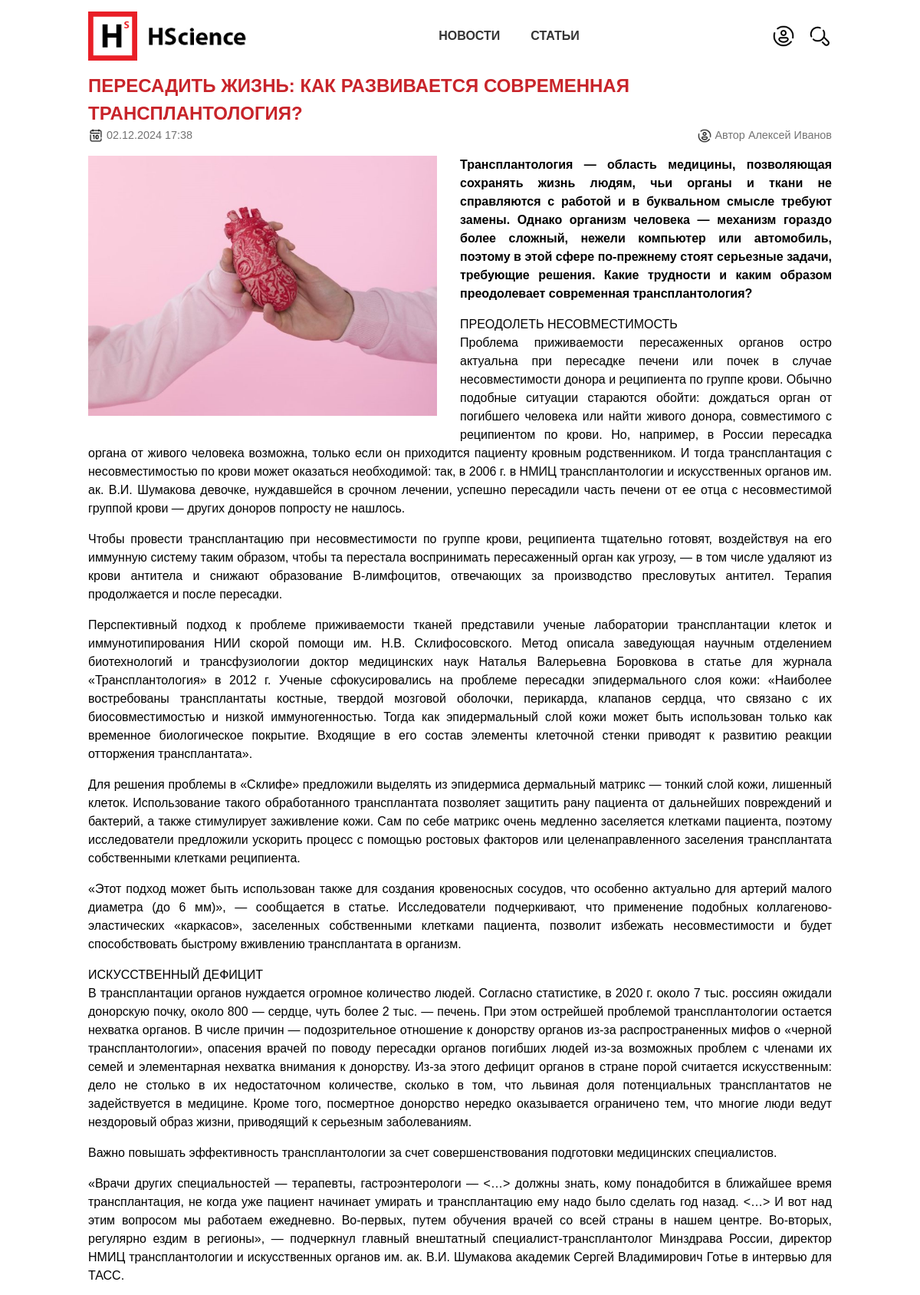
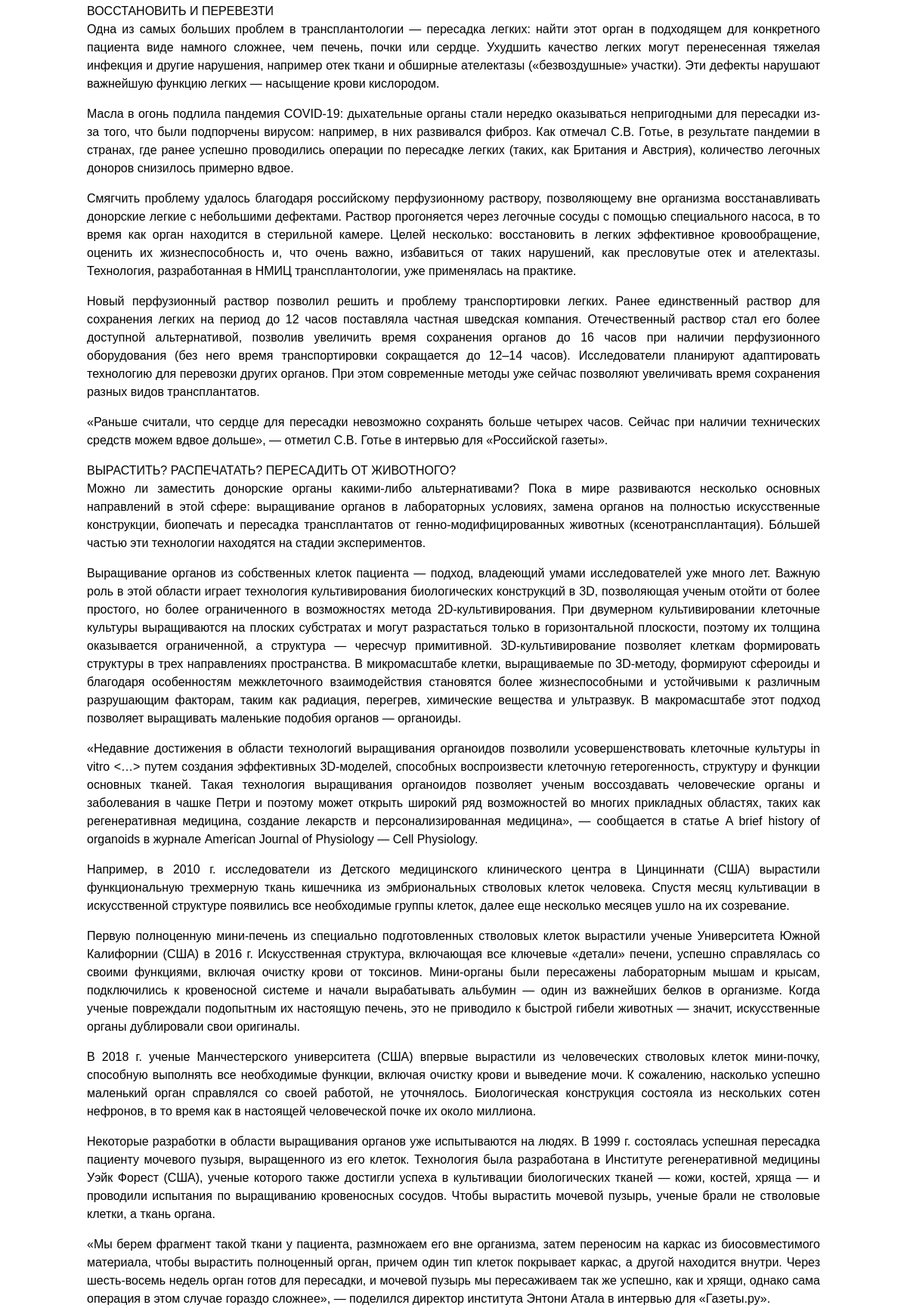
Page /articles/2/ (upper part) on the committed database (2 pictures, top to bottom).
### main/models.py (models this page shows, shortened)
class Article(models.Model):
    title = models.CharField(max_length=200)
    precontent = models.TextField(blank=True)
    content = models.TextField()
    image = models.ImageField(upload_to='article_images/', blank=True)
    created_at = models.DateTimeField(default=timezone.now)
    views = models.PositiveIntegerField(default=0)
    author = models.ForeignKey(User, on_delete=models.CASCADE)
    category = models.ForeignKey(Category, on_delete=models.SET_NULL, null=True, blank=True)
    is_published = models.BooleanField(default=False)

### main/views.py (the view)
# urls.py: path('articles/<int:pk>/', ArticleDetailView.as_view(), name='article_detail')
class ArticleDetailView(DetailView):
    model = Article
    template_name = 'main/article_detail.html'
    context_object_name = 'article'

### main/templates/main/article_detail.html (shortened to what this page needs)
{% extends 'main/layout.html' %}
{% block content %}
    {% load static %}
    <main class="layout-main">
        <div class="container">
            <article class="article" itemscope="" itemtype="https://schema.org/Article" data-id="{{ article.id }}">
                <h1 itemprop="name headline">{{ article.title }}</h1>
                <div class="props">
                    <div class="prop time">
                        <img class="icon-calendar" src="{% static 'main/img/icon-calendar.png' %}">
                        <time datetime="{{ article.created_at|date:"Y-m-d H:i" }}">{{ article.created_at|date:"d.m.Y H:i" }}</time>
                    </div>
                    <div class="prop views pull-right">
                        <img class="icon-calendar" src="{% static 'main/img/icon-user.png' %}">
                        Автор {{ article.author.get_full_name }}
                    </div>
                </div>
                <div class="article-text">
                    {% if article.image %}
                        <figure itemprop="image" itemscope="" itemtype="http://schema.org/ImageObject" class="responsive-image align-left">
                            <div class="figure-content">
                                <a href="{{ article.image.url }}" itemprop="url contentUrl">
                                    <img itemprop="thumbnail thumbnailUrl" alt="{{ article.image.alt_text }}" src="{{ article.image.url }}">
                                </a>
                            </div>
                        </figure>
                    {% endif %}
                    <div class="article-body" itemprop="articleBody">
                        <p style="text-align: justify;">
                            <strong>{{ article.precontent|safe }}</strong>
                        </p>
                        {{ article.content|linebreaks }}
                    </div>
                </div>
            </article>
        </div>
    </main>
{% endblock %}

### main/static/main/css/main.css (style rules this page uses)
* { margin: 0; padding: 0; box-sizing: border-box; }
body { font-family: Montserrat, sans-serif; font-size: 1rem; font-weight: 400; line-height: 1.5; color: #000; background-color: #fff; margin: 0; padding: 0; overflow-x: hidden; display: flex; flex-direction: column; height: 100%; min-height: 100vh; }
img { vertical-align: middle; border-style: none; }
.container { max-width: 1000px; width: 100%; padding-right: 15px; padding-left: 15px; margin-right: auto; margin-left: auto; }
main { display: block; margin-bottom: 10px; padding: 0; width: 100%; }
.layout-main { flex: 1; }
a { background-color: transparent; }
a { color: #c8242a; text-decoration: none; background-color: transparent; }
p { margin-top: 0; margin-bottom: 1rem; }
.icon-calendar, .icon-eye { width: 20px; height: 20px; }
h1 { font-weight: 700; text-transform: uppercase; color: #c8242a; }
.article { margin-bottom: 30px; }
article { display: block; }
.article .props { margin-bottom: 15px; color: #737373; font-size: 90%; display: flex; flex-wrap: wrap; flex-direction: row; align-items: center; }
figure.responsive-image { display: block; padding: 0; margin: 0 0 15px 0; background: #e6e6e6; float: none; clear: both; }
figure.responsive-image.align-left { max-width: calc(50% - 30px); min-width: calc(50% - 30px); float: left; clear: left; margin-left: 0; margin-right: 30px; }
figure.responsive-image .figure-content a { margin: 0 auto; }
figure.responsive-image .figure-content img { max-width: 100%; height: auto; min-width: 100%; margin: 0; }
b, strong { font-weight: bolder; }
.article .props .prop.pull-right { margin-left: auto; }
.news-body p, .article-body p { text-align: justify; }
@media (min-width: 724px) { .container { max-width: 700px; } }
@media (min-width: 1024px) { .container { max-width: 1000px; } }

### rows in the picture
Article: title "ПЕРЕСАДИТЬ ЖИЗНЬ: КАК РАЗВИВАЕТСЯ СОВРЕМЕННАЯ ТРАНСПЛАНТОЛОГИЯ?", created_at "02.12.2024 17:38", author.get_full_name "Алексей Иванов", image.alt_text (picture), precontent "Трансплантология — область медицины, позволяющая сохранять жизнь людям, чьи органы и ткани не справляются с работой и в буквальном смысле требуют замены. Однако организм человека — механизм гораздо более сложный, нежели компьютер или автомобиль, поэтому в этой сфере по-прежнему стоят серьезные задачи, требующие решения. Какие трудности и каким образом преодолевает современная трансплантология?", content "ПРЕОДОЛЕТЬ НЕСОВМЕСТИМОСТЬ Проблема приживаемости пересаженных органов остро актуальна при пересадке печени или почек в случае несовместимости донора и реципиента по группе крови. Обычно подобные ситуации стараются обойти: дождаться орган от погибшего человека или найти живого донора, совместимого с реципиентом по крови. Но, например, в России пересадка органа от живого человека возможна, только если он приходится пациенту кровным родственником. И тогда трансплантация с несовместимостью по крови может оказаться необходимой: так, в 2006 г. в НМИЦ трансплантологии и искусственных органов им. ак. В.И. Шумакова девочке, нуждавшейся в срочном лечении, успешно пересадили часть печени от ее отца с…"
